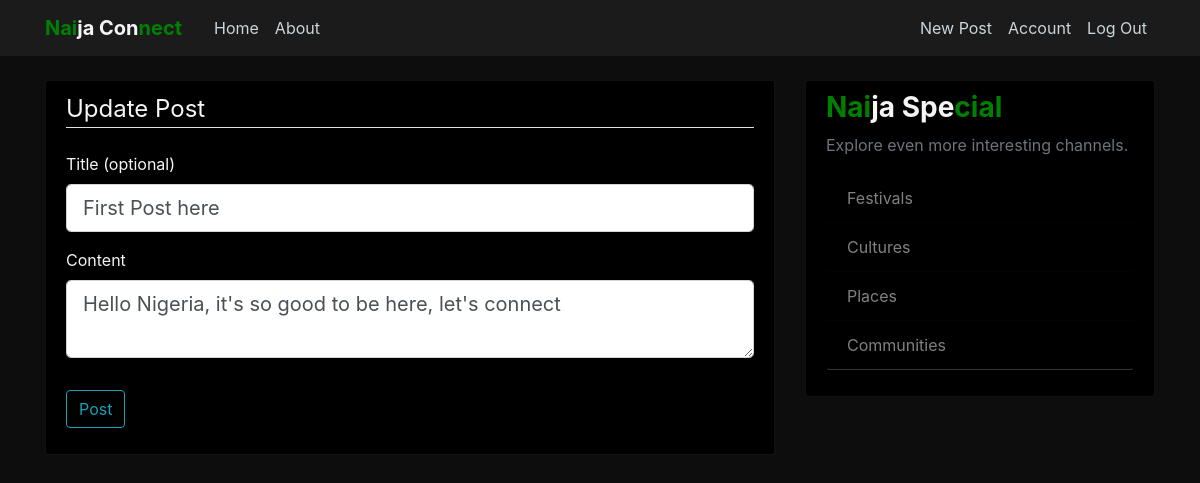
The page /post/1/update (signed in) on the database its author committed.
### application/models.py (models this page shows, shortened)
class Post(db.Model):
    id = db.Column(db.Integer, primary_key=True)
    title = db.Column(db.String(100), nullable=False)
    date_posted = db.Column(db.DateTime, nullable=False, default=datetime.utcnow)
    content = db.Column(db.Text, nullable=False)
    user_id = db.Column(db.Integer, db.ForeignKey('user.id'), nullable=False)

### application/posts/routes.py (the view)
@posts.route("/post/<int:post_id>/update", methods=['GET', 'POST'])
@login_required
def update_post(post_id):
    post = Post.query.get_or_404(post_id)
    if post.author != current_user:
        abort(403)
    form = PostForm()
    if form.validate_on_submit():
        post.title = form.title.data
        post.content = form.content.data
        db.session.commit()
        flash('Your post has been updated', 'success')
        return redirect(url_for('posts.post', post_id=post.id))
    elif request.method == 'GET':
        form.title.data = post.title
        form.content.data = post.content
    return render_template('create_post.html', title='Update post',
                           form=form, legend="Update Post")

### application/posts/forms.py
class PostForm(FlaskForm):
    title = StringField('Title (optional)')
    content = TextAreaField('Content', validators=[DataRequired()])
    submit = SubmitField('Post')

### application/models.py (called while the page is built)
@login_manager.user_loader
def load_user(user_id):
    return User.query.get(int(user_id))

### application/templates/create_post.html (shortened to what this page needs)
{% extends "layout.html" %}
{% block content %}
<div class="content-section">
    <form method="POST", action="">
        <fieldset class="form-group">
            <legend class="border-bottom mb-4">{{ legend }}</legend>
            <div class="form-group">
                {{ form.title.label(class="form-control-label") }}
                {% if form.title.errors %}
                    {{ form.title(class="form-control form-control-lg is-invalid") }}
                    <div class="invalid-feedback">
                        {% for error in form.title.errors %}
                            <span>{{ error }}</span>
                        {% endfor %}
                    </div>
                {% else %}
                    {{ form.title(class="form-control form-control-lg") }}
                {% endif %}
            </div>
            <div class="form-group">
                {{ form.content.label(class="form-control-label") }}
                {% if form.content.errors %}
                    {{ form.content(class="form-control form-control-lg is-invalid") }}
                    <div class="invalid-feedback">
                        {% for error in form.content.errors %}
                            <span>{{ error }}</span>
                        {% endfor %}
                    </div>
                {% else %}
                    {{ form.content(class="form-control form-control-lg") }}
                {% endif %}
            </div>
        </fieldset>
        <div class="form-group">
            {{ form.submit(class="btn btn-outline-info") }}
        </div>
    </form>
</div>
{% endblock content %}

### application/static/main.css (style rules this page uses)
body { background: rgba(0, 0, 0, 0.95); color: whitesmoke; margin-top: 5rem; }
.content-section { background: rgba(0, 0, 0, 1); padding: 10px 20px; border: 1px solid rgba(128, 128, 128, 0.137); border-radius: 3px; margin-bottom: 20px; color: whitesmoke; }

### rows shown on the page
Post: title "First Post here", content "Hello Nigeria, it's so good to be here, let's connect"

### other values the page prints
{{ legend }} "Update Post"
